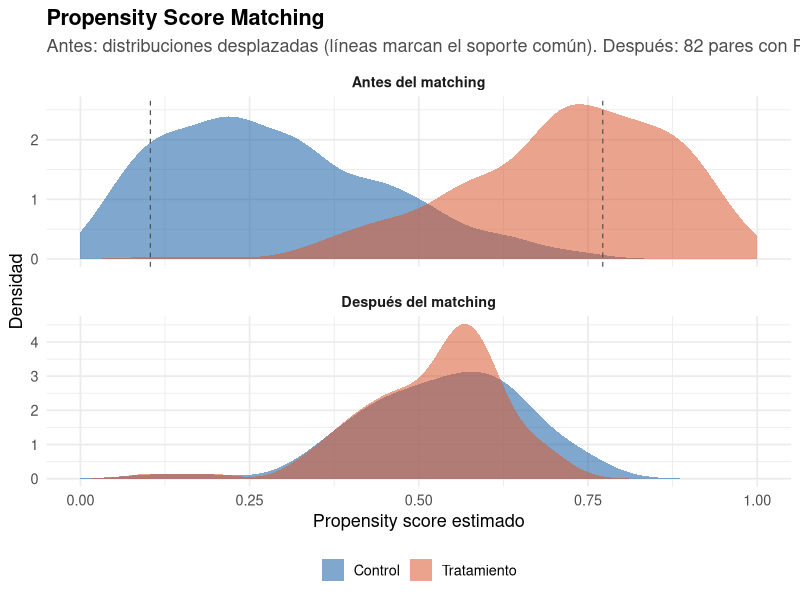

R code for this plot:
## ---- chunk 1
#| label: fig-matching-propensity
#| fig-cap: "Propensity Score Matching: distribución del PS antes y después del emparejamiento"
#| echo: false
#| fig-height: 5

library(ggplot2)
library(dplyr)

set.seed(42)
n_t <- 300
n_c <- 600  # más controles que tratados (típico en PSM)

# ---- ANTES del matching: distribuciones desplazadas ----
ps_t_pre <- rbeta(n_t, 5, 2)   # tratados concentrados en PS alto
ps_c_pre <- rbeta(n_c, 2, 5)   # controles concentrados en PS bajo

# ---- DESPUÉS del matching: por cada tratado en el soporte común,
#      se busca el control con PS más cercano (1:1, sin reemplazo) ----
li <- max(min(ps_t_pre), min(ps_c_pre))
ls <- min(max(ps_t_pre), max(ps_c_pre))
trat_sc <- sort(ps_t_pre[ps_t_pre >= li & ps_t_pre <= ls])
ctrl_pool <- ps_c_pre[ps_c_pre >= li & ps_c_pre <= ls]

ctrl_matched <- numeric(0)
trat_matched <- numeric(0)
disponibles <- rep(TRUE, length(ctrl_pool))
caliper <- 0.05
for (p in trat_sc) {
  d <- abs(ctrl_pool - p)
  d[!disponibles] <- Inf
  if (min(d) <= caliper) {
    j <- which.min(d)
    trat_matched <- c(trat_matched, p)
    ctrl_matched <- c(ctrl_matched, ctrl_pool[j])
    disponibles[j] <- FALSE
  }
}

datos_ps <- bind_rows(
  data.frame(ps = ps_t_pre,     grupo = "Tratamiento",
             etapa = "Antes del matching"),
  data.frame(ps = ps_c_pre,     grupo = "Control",
             etapa = "Antes del matching"),
  data.frame(ps = trat_matched, grupo = "Tratamiento",
             etapa = "Después del matching"),
  data.frame(ps = ctrl_matched, grupo = "Control",
             etapa = "Después del matching")
) |>
  mutate(etapa = factor(etapa,
                        levels = c("Antes del matching",
                                   "Después del matching")))

# Líneas para marcar el soporte común en el panel "antes"
sc_lines <- data.frame(etapa = factor("Antes del matching",
                                      levels = levels(datos_ps$etapa)),
                       x = c(li, ls))

ggplot(datos_ps, aes(x = ps, fill = grupo)) +
  geom_density(alpha = 0.55, color = NA) +
  geom_vline(data = sc_lines, aes(xintercept = x),
             linetype = "dashed", color = "grey30", linewidth = 0.4) +
  facet_wrap(~etapa, ncol = 1, scales = "free_y") +
  scale_fill_manual(values = c("Control"     = "#185FA5",
                               "Tratamiento" = "#D85A30")) +
  scale_x_continuous(limits = c(0, 1),
                     breaks = seq(0, 1, 0.25)) +
  labs(x = "Propensity score estimado", y = "Densidad",
       fill = NULL,
       title = "Propensity Score Matching",
       subtitle = paste0(
         "Antes: distribuciones desplazadas (líneas marcan el soporte común). ",
         "Después: ", length(trat_matched),
         " pares con PS prácticamente idéntico.")) +
  theme_minimal(base_size = 13) +
  theme(legend.position = "bottom",
        plot.title = element_text(face = "bold"),
        plot.subtitle = element_text(color = "grey30",
                                     margin = margin(b = 8)),
        strip.text = element_text(face = "bold"),
        panel.spacing = unit(1, "lines"))
## ---- chunk 2
#| label: tbl-matching-tipos
#| tbl-cap: "Comparación de métodos de matching"
#| echo: false

tabla_tipos <- data.frame(
  Metodo = c("Vecino más cercano\n(Nearest Neighbor)",
             "Caliper",
             "Kernel"),
  Descripcion = c(
    "Empareja cada tratado con el control de propensity score más cercano",
    "Como vecino más cercano, pero descarta pares cuya diferencia en PS supera un umbral",
    "Cada tratado se compara con un promedio ponderado de todos los controles, con mayor peso a los más cercanos"
  ),
  Ventaja = c(
    "Simple, intuitivo, fácil de implementar",
    "Evita emparejamientos de baja calidad",
    "Usa toda la información del grupo de control; menor varianza"
  ),
  Desventaja = c(
    "Puede emparejar unidades muy diferentes si no hay buen soporte",
    "Puede perder observaciones tratadas sin par cercano",
    "Más complejo de interpretar; depende del ancho de banda"
  )
)

knitr::kable(tabla_tipos,
             col.names = c("Método", "Descripción", "Ventaja", "Desventaja"))
